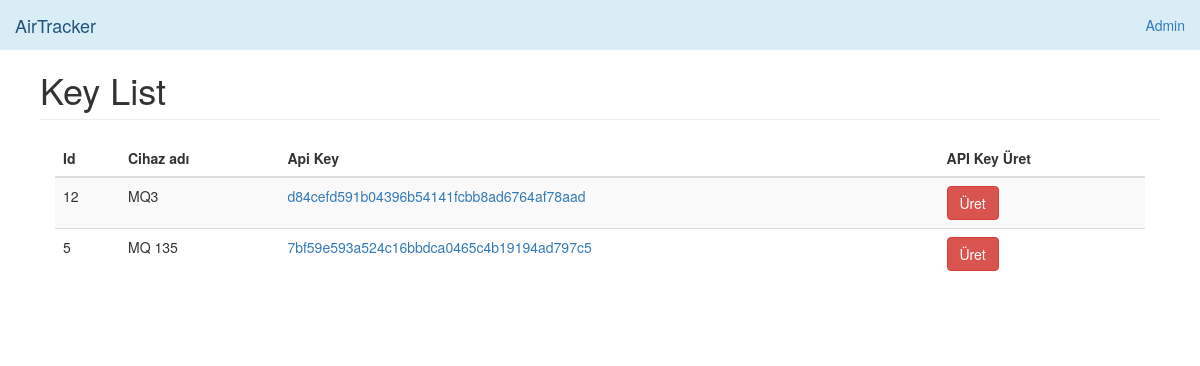
Before: /en/key/list/ (signed in) with the older database file.
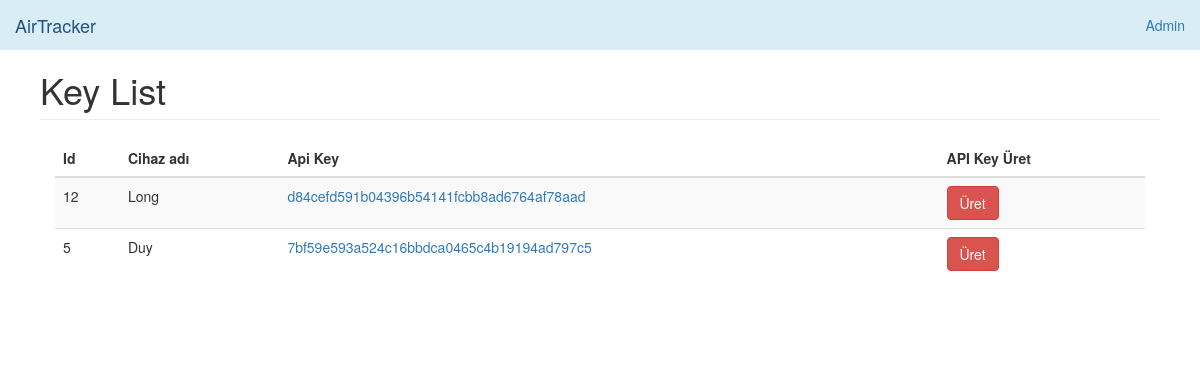
After: the same page with the newer database file.
### devices/models.py (models this page shows, shortened)
class Device(models.Model):
    name = models.CharField(_('Name'), max_length=60, help_text=_('Enter the name of device'))
    field_1 = models.CharField(_('Speed rate (ms - default: 7000)'), max_length=20, null=True, blank=True)
    field_id_1 = models.CharField(_('Field ID 1'), max_length=30, null=True, blank=True)
    field_2 = models.CharField(_('Voltage'), max_length=20, null=True, blank=True)
    field_id_2 = models.CharField(_('Field ID 2'), max_length=30, null=True, blank=True)
    field_3 = models.CharField(_('Amperage'), max_length=20, null=True, blank=True)
    field_id_3 = models.CharField(_('Field ID 3'), max_length=30, null=True, blank=True)
    field_4 = models.CharField(_('Manufacture'), max_length=20, null=True, blank=True)
    field_id_4 = models.CharField(_('Field ID 4'), max_length=30, null=True, blank=True)
    field_5 = models.CharField(_('Company'), max_length=20, null=True, blank=True)
    field_id_5 = models.CharField(_('Field ID 5'), max_length=30, null=True, blank=True)
    field_6 = models.CharField(_('Country'), max_length=20, null=True, blank=True)
    field_id_6 = models.CharField(_('Field ID 6'), max_length=30, null=True, blank=True)
    field_7 = models.CharField(_('Color'), max_length=20, null=True, blank=True)
    field_id_7 = models.CharField(_('Field ID 7'), max_length=30, null=True, blank=True)
    field_8 = models.CharField(_('Accompany device'), max_length=20, null=True, blank=True)
    field_id_8 = models.CharField(_('Field ID 8'), max_length=30, null=True, blank=True)
    field_9 = models.CharField(_('Date creation'), max_length=20, null=True, blank=True)
    field_id_9 = models.CharField(_('Field ID 9'), max_length=30, null=True, blank=True)
    field_10 = models.CharField(_('Quality'), max_length=20, null=True, blank=True)
    field_id_10 = models.CharField(_('Field ID 10'), max_length=30, null=True, blank=True)
    api_key = models.CharField(_('Api key'), max_length=200)  # api key
    description = models.TextField(_('Description'), blank=True, max_length=255)
    enable = models.BooleanField(_('Enable'), default=True)
    remote_address = models.CharField(_('Ip adress'), max_length=255)
    pub_date = models.DateTimeField(_('Date'), auto_now=True)
    class Meta:
        ordering = ['-pub_date']

### devices/views.py (the view)
# urls.py: path('key/list/', devices.key_list, name='key_list'),
@login_required(login_url=LOGIN_URL)
def key_list(request):
    key_list = True
    list = Device.objects.filter(enable=True)
    return render(request, "back/key_list.html", locals())

### devices/templatetags/custom_tags.py (called while the page is built)
@register.simple_tag
def version():
    try:
        return time.strftime('%m%d%Y/%u', time.gmtime(os.path.getmtime('.git/')))
    except:
        return 0

@register.simple_tag
def website_name():
    return WEBSITE_NAME

### templates/back/key_list.html (shortened to what this page needs)
{% extends "back/base.html" %}
{% load static %}
{% load custom_tags %}
{% load i18n %}
{% block website_name %}Key List{% endblock %}
{% block content %}
<div class="col-xs-12 col-sm-12 placeholder">
    <div class="table-responsive">
        <table class="table table-striped">
            <thead>
            <tr>
                <th>{% trans 'Id' %}</th>
                <th>{% trans 'Cihaz adı' %}</th>
                <th>{% trans 'Api Key' %}</th>
                <th>{% trans 'API Key Üret' %}</th>
            </tr>
            </thead>
            <tbody>
            {% for i in list %}
            <tr>
                <td>{{ i.id }}</td>
                <td>{{ i.name }}</td>
                <td><a class="tooltip-viewport-bottom" title="{{ i.api_key }}">{{ i.api_key }}</a></td>
                <td><a class="btn btn-danger" href="{% url 'generate_key' i.id %}" role="button" onclick="return confirm('{% trans "Are you sure you want to generate a new write API key?" %}');">{% trans 'Üret' %}</a></td>
            </tr>
            {% endfor %}
            </tbody>
        </table>
    </div>
</div>
{% endblock %}

Changed rows visible on the page:
changed Device "d84cefd591b04396b54141fcbb8ad6764af78aad": name "MQ3" → "Long"
changed Device "7bf59e593a524c16bbdca0465c4b19194ad797c5": name "MQ 135" → "Duy"
